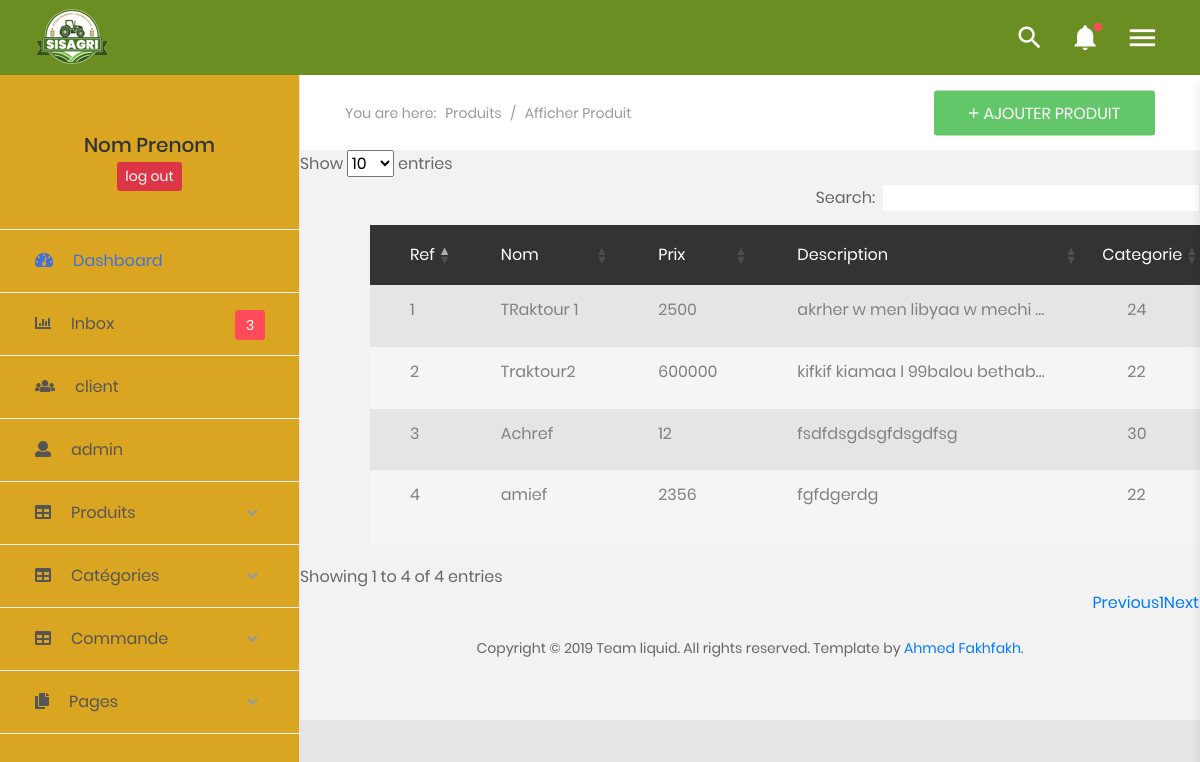
Screenshot of /CoolAdmin-master/afficherproduit.php (signed in) with the database file from the repository.
### tables this page shows
CREATE TABLE IF NOT EXISTS `produits` (
  `id_produit` int(11) NOT NULL AUTO_INCREMENT,
  `id_categorie` int(11) NOT NULL,
  `nom` varchar(50) NOT NULL,
  `prix` int(11) NOT NULL,
  `description` text NOT NULL,
  `stock` int(11) NOT NULL,
  `img_1` varchar(500) NOT NULL,
  `key_word` varchar(50) NOT NULL,
  PRIMARY KEY (`id_produit`)
);

### CoolAdmin-master/inc/fonctionC.php (called while the page is built, shortened)
<?php
class fonctionC
{
    function afficherProduit($id_cat=null,$key=null)
    {
        $sql="select * from produits";
        $db = config::getConnexion();
        try
        {
            $list=$db->query($sql);
            return $list;
        }
        catch (Exception $e)
        {
            die('Erreur: '.$e->getMessage());
        }
    }
}
?>

### CoolAdmin-master/afficherproduit.php (the view, shortened to what this page needs)
<?php
include 'inc/header.php';
include 'inc/fonctionC.php';
$prod=new fonctionC();
$listorod=$prod->afficherProduit();
 ?>
<section class="au-breadcrumb m-t-75">
    <div class="section__content section__content--p30">
        <div class="container-fluid">
            <div class="row">
                <div class="col-md-12">
                    <div class="au-breadcrumb-content">
                        <div class="au-breadcrumb-left">
                            <span class="au-breadcrumb-span">You are here:</span>
                            <ul class="list-unstyled list-inline au-breadcrumb__list">
                                <li class="list-inline-item active">
                                    <a href="#">Produits</a>
                                </li>
                                <li class="list-inline-item seprate">
                                    <span>/</span>
                                </li>
                                <li class="list-inline-item">Afficher Produit</li>
                            </ul>
                        </div>
                        <form method="post" action="ajouterProduit.php">
                        <button  type="submit" class="au-btn au-btn-icon au-btn--green">
                            <i class="zmdi zmdi-plus"></i>Ajouter Produit </button>
                        </form>
                    </div>
                </div>
            </div>
        </div>
    </div>
</section>
<div class="col-lg-">
    <div class="table-responsive table100 ver2 ">
        <table  id="example" class="table table-borderless table-striped table-earning"  style="margin-left: 70px;">
            <thead>
            <tr>
                <th>Ref</th>
                <th>nom</th>
                <th>prix</th>
                <th> description </th>
                <th class="text-right">categorie</th>
            </tr>
            </thead>
            <tbody>
            <?php
            $x=1;
            foreach ($listorod as $row){
                echo ' <tr style="">
                <td> '.$x.'</td>
                <td> '.$row["nom"].'</td>
                <td> '.$row["prix"].'</td>
                <td class="desccc"> '.$row["description"].'</td>
                <td> '.$row["id_categorie"].'</td>
                <td> '.$row["stock"].'</td>
                <td> <img class="rounded-circle" width="50px" src="images/'.$row["img_1"].'"></td>
                <td> '.$row["key_word"].'</td>
                                        <a href="" class="btn-sm btn-warning" data-toggle="modal" data-target="#modalRegisterForm'.$x.'">Modifier</a>
                                      <div class="modal fade" id="modalRegisterForm'.$x.'" tabindex="-1" role="dialog" aria-labelledby="myModalLabel" aria-hidden="false">
                                                <input type="text" id="orangeForm-name" name="nom" class="form-control validate" value="'.$row["nom"].'" >
                                                <input type="text" id="orangeForm-name" name="prix" class="form-control validate" value="'.$row["prix"].'">
                                                <input type="text" id="orangeForm-email" name="description" class="form-control validate" value="'.$row["description"].'">
                                                <select  class="form-control"  size="1" name="cat">';
                                                echo '
                                                </select>
                                                <input type="text" id="orangeForm-name" name="stock" class="form-control validate" value="'.$row["stock"].'">
                                                   <input type="file" id="orangeForm-pass" name="t6" class="form-control validate" value="'.$row["img_1"].'">
                                                <input type="text" id="orangeForm-name" name="key_word" class="form-control validate" value="'.$row["key_word"].'">
                                              <input type="hidden" name="idprod" value="'.$row["id_produit"].'">
                                      </div>
                                      <input type="hidden" id="supp" name="supp" value="'.$row["id_produit"].'">
                                  </tr>
                ';
$x++;
  } ?>
            </tbody>
        </table>
    </div>
</div>
<?php
include 'inc/end.php';
?>

### rows the page displays
produits: nom "TRaktour 1", prix "2500", description "akrher w men libyaa w mechi…", id_categorie "24"
produits: nom "Traktour2", prix "600000", description "kifkif kiamaa l 99balou bethab…", id_categorie "22"
produits: nom "Achref", prix "12", description "fsdfdsgdsgfdsgdfsg", id_categorie "30"
produits: nom "amief", prix "2356", description "fgfdgerdg", id_categorie "22"

### other values shown
$_SESSION['name'] "Nom"
$_SESSION['lastname'] "Prenom"
